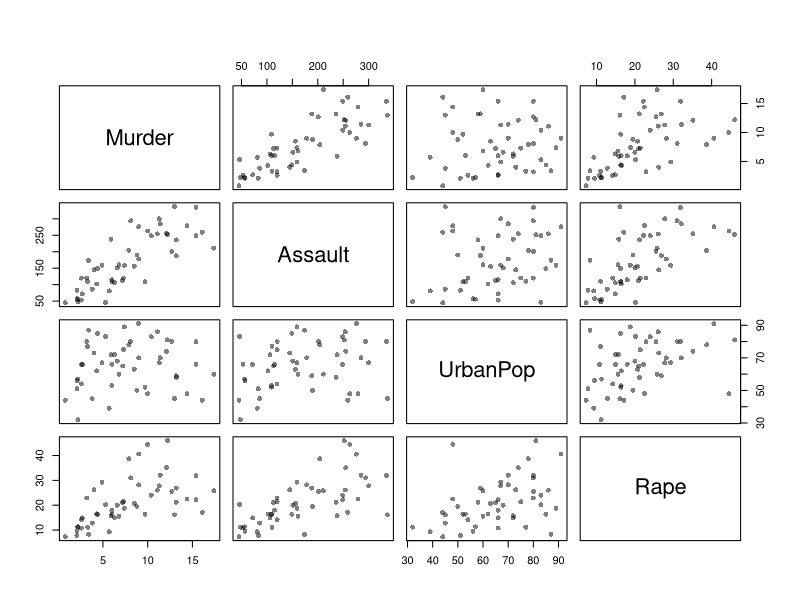
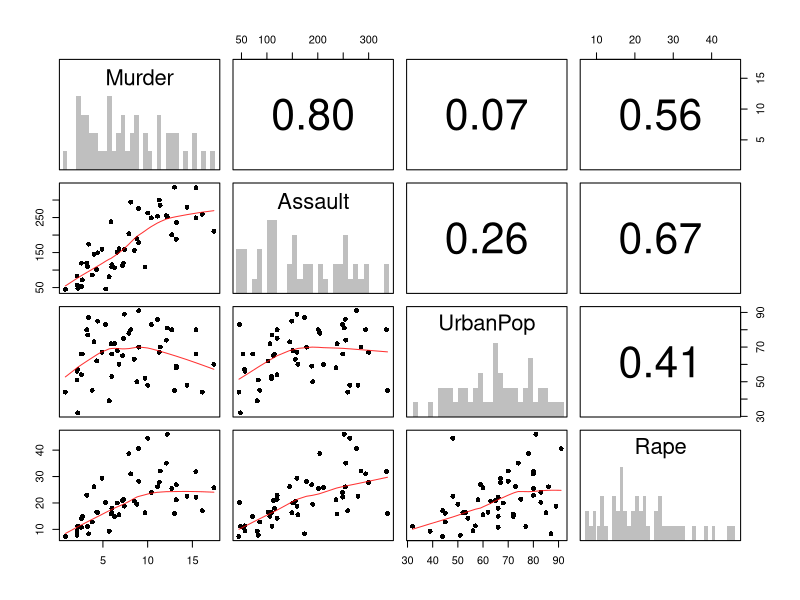
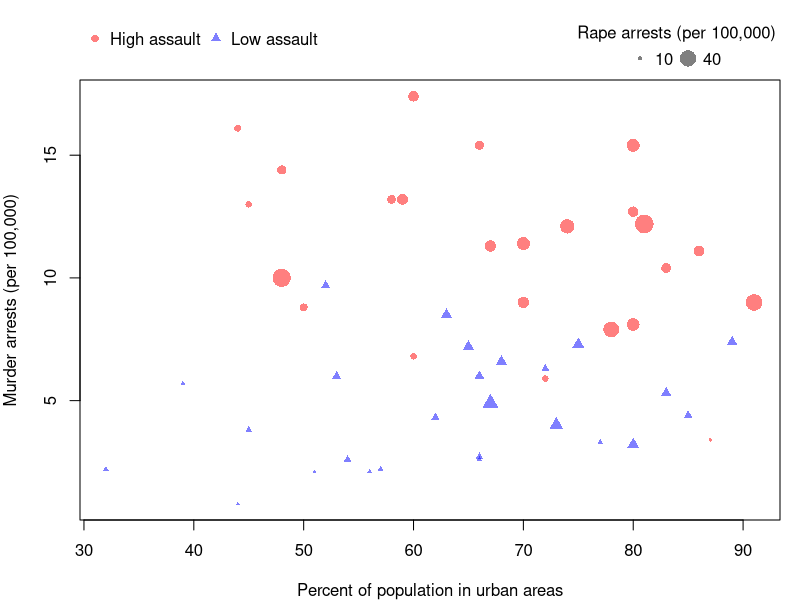
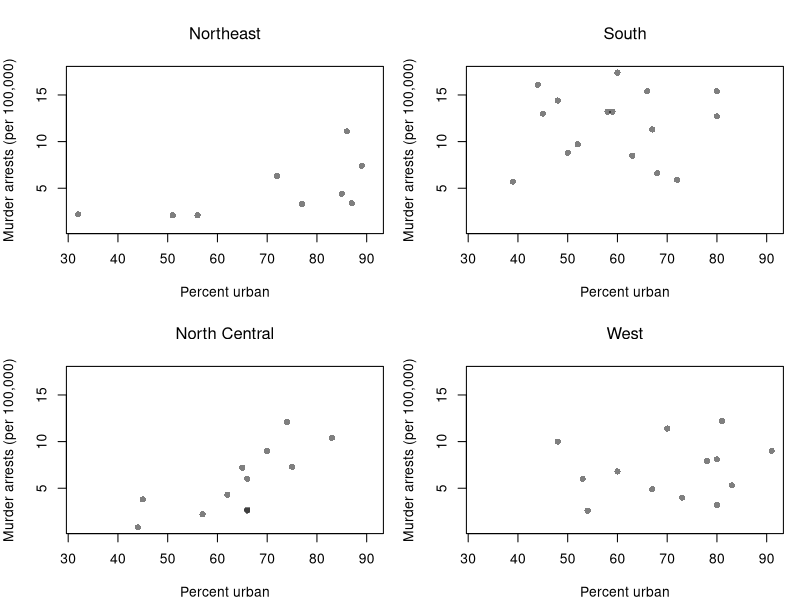
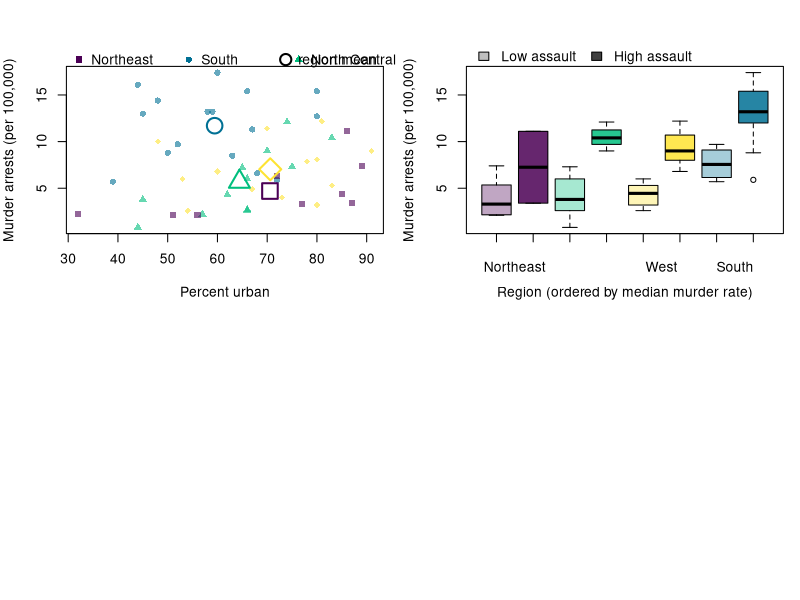
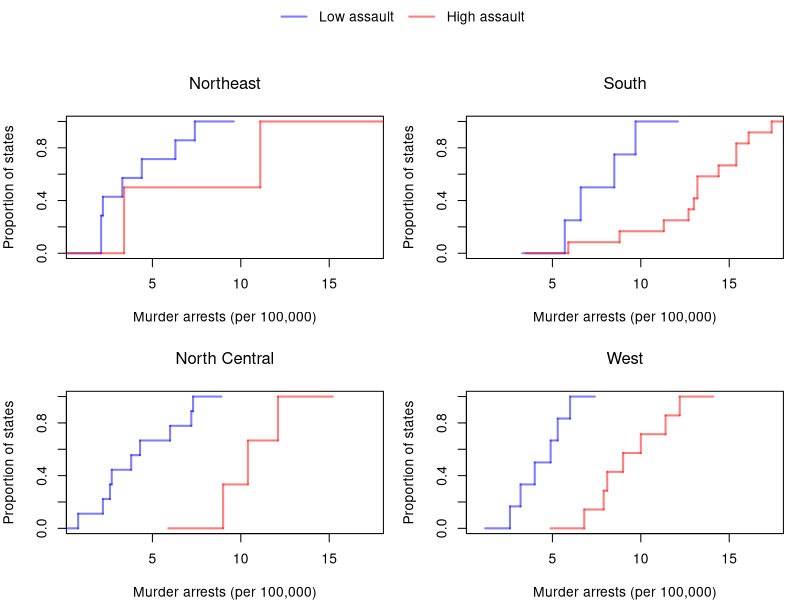

Write the R code that produced these figures, in order.
## ---- chunk 1
# Three factors: Admit (2 levels), Gender (2 levels), Dept (6 levels)
dim(UCBAdmissions)
dimnames(UCBAdmissions)

# ftable() flattens the table so it prints on one page
ftable(UCBAdmissions, row.vars=c('Dept', 'Gender'), col.vars='Admit')
## ---- chunk 2
# Joint distribution over all 24 cells
n <- sum(UCBAdmissions)
p_xyz <- UCBAdmissions / n

# Collapse over Dept to get the two-way distribution of Admit and Gender
p_xy <- margin.table(p_xyz, c(1, 2))
round(p_xy, 3)

# Collapse further to the marginal distribution of Gender
round(margin.table(p_xyz, 2), 3)
## ---- chunk 3
# Build the same table from a small data frame, one row per worker
xy0_hat <- data.frame(
    sex=rep(c('man', 'woman'), c(14, 6)),
    degree=c(rep(c('no', 'yes'), c(8, 6)), rep(c('no', 'yes'), c(2, 4))),
    promoted=c(rep(c(1, 0), c(2, 6)), rep(c(1, 0), c(4, 2)),
        rep(c(1, 0), c(1, 1)), rep(c(1, 0), c(3, 1))))
tab <- table(xy0_hat)
ftable(tab, row.vars=c('sex', 'promoted'), col.vars='degree')

# Collapse over degree
round(margin.table(tab / sum(tab), c(1, 3)), 2)
## ---- chunk 4
# Admission rate by Gender, pooling all departments
p_pooled <- prop.table(margin.table(UCBAdmissions, c(1, 2)), margin=2)
round(p_pooled['Admitted', ], 2)

# Admission rate by Gender within each Dept
p_within <- prop.table(UCBAdmissions, margin=c(2, 3))
round(p_within['Admitted', , ], 2)
## ---- chunk 5
# Where did each gender apply? Share of each gender's applications going to each Dept
p_apply <- prop.table(margin.table(UCBAdmissions, c(2, 3)), margin=1)
round(p_apply, 2)

# How selective is each Dept? Admission rate by Dept, pooling genders
p_dept <- prop.table(margin.table(UCBAdmissions, c(1, 3)), margin=2)
round(p_dept['Admitted', ], 2)
## ---- chunk 6
# Store the observed data, one row per state
xy_hat <- USArrests

# Every pair of variables, one panel each
pairs(xy_hat, pch=16, col=grey(0, .5), main=NA)
## ---- chunk 7
# pairs.panels lays out univariate histograms on the diagonal,
# scatterplots in the lower triangle, and correlations in the upper triangle.
psych::pairs.panels(xy_hat,
    hist.col=grey(0, .25), breaks=30, density=FALSE, hist.border=NA, # Diagonal
    ellipses=FALSE, rug=FALSE, smoother=FALSE, pch=16, col=rgb(1, 0, 0, .8) # Lower Triangle
    )
## ---- chunk 8
# Split states at the median assault rate
assault_high <- xy_hat$Assault > median(xy_hat$Assault)
col_high <- rgb(1, 0, 0, .5)
col_low <- rgb(0, 0, 1, .5)
cols <- ifelse(assault_high, col_high, col_low)
pchs <- ifelse(assault_high, 16, 17)

# Scale point size by a fourth variable
sizes <- xy_hat$Rape / max(xy_hat$Rape) * 2.5

# Legends go in the margin above the plot so they cover no points
par(mar=c(4, 4, 4, 1))
plot(Murder ~ UrbanPop, data=xy_hat, pch=pchs, col=cols, cex=sizes,
    xlab='Percent of population in urban areas',
    ylab='Murder arrests (per 100,000)', main=NA)
legend('topleft', inset=c(0, -.14), xpd=TRUE, horiz=TRUE, bty='n',
    legend=c('High assault', 'Low assault'),
    pch=c(16, 17), col=c(col_high, col_low))
legend('topright', inset=c(0, -.14), xpd=TRUE, horiz=TRUE, bty='n',
    title='Rape arrests (per 100,000)', legend=c('10', '40'),
    pch=16, col=grey(0, .5), pt.cex=c(10, 40) / max(xy_hat$Rape) * 2.5)
## ---- chunk 9
# Attach the four-level region factor to the observed data
xy_hat$Region <- state.region
## ---- chunk 10
# One scatterplot per region, on common axes so the panels are comparable
par(mfrow=c(2, 2))
for (r in levels(xy_hat$Region)) {
    xy_r_hat <- xy_hat[xy_hat$Region == r, ]
    plot(Murder ~ UrbanPop, data=xy_r_hat, pch=16, col=grey(0, .5),
        xlim=range(xy_hat$UrbanPop), ylim=range(xy_hat$Murder),
        xlab='Percent urban', ylab='Murder arrests (per 100,000)', main=NA)
    title(r, font.main=1)
}
## ---- chunk 11
# Small filled points: states, by region; large hollow points: region means
reg_cols <- hcl.colors(4, alpha=.6)
reg_pch <- c(15, 16, 17, 18)
reg_pch_hollow <- c(0, 1, 2, 5)
par(mar=c(4, 4, 4, 1))
plot(Murder ~ UrbanPop, data=xy_hat, pch=reg_pch[xy_hat$Region], col=reg_cols[xy_hat$Region],
    xlab='Percent urban', ylab='Murder arrests (per 100,000)', main=NA)
means <- aggregate(cbind(UrbanPop, Murder) ~ Region, data=xy_hat, FUN=mean)
points(means$UrbanPop, means$Murder, pch=reg_pch_hollow, col=hcl.colors(4), cex=2.5, lwd=2)

# Legends in the margin above the plot
legend('topleft', inset=c(0, -.14), xpd=TRUE, horiz=TRUE, bty='n',
    legend=levels(xy_hat$Region), pch=reg_pch, col=hcl.colors(4))
legend('topright', inset=c(0, -.14), xpd=TRUE, bty='n',
    legend='region mean', pch=1, col='black', pt.cex=1.8, pt.lwd=2)
## ---- chunk 12
# Rebuild the pooled means from the cell means and cell sizes
m_men_hat <- (10 * 10 + 30 * 20) / (10 + 30)
m_women_hat <- (30 * 11 + 10 * 21) / (30 + 10)
c(men=m_men_hat, women=m_women_hat)
## ---- chunk 13
# A second factor: assault rate split at the median, same split as Encoding More Variables
xy_hat$AssaultLevel <- factor(ifelse(xy_hat$Assault > median(xy_hat$Assault), 'High assault', 'Low assault'),
    levels=c('Low assault', 'High assault'))
table(xy_hat$Region, xy_hat$AssaultLevel)
## ---- chunk 14
# Region hue stays fixed to each region's identity; shade (light/dark) marks assault level.
# Regions are ordered along the x-axis by their median murder rate.
region_order <- names(sort(tapply(xy_hat$Murder, xy_hat$Region, median)))
xy_hat$RegionOrdered <- factor(xy_hat$Region, levels=region_order)
reg_hues <- setNames(hcl.colors(4), levels(xy_hat$Region))
col_low_shade  <- sapply(reg_hues[region_order], adjustcolor, alpha.f=.35)
col_high_shade <- sapply(reg_hues[region_order], adjustcolor, alpha.f=.85)
box_cols <- as.vector(rbind(col_low_shade, col_high_shade))

par(mar=c(4, 4, 4, 1))
boxplot(Murder ~ AssaultLevel + RegionOrdered, data=xy_hat,
    col=box_cols, xaxt='n',
    xlab='Region (ordered by median murder rate)', ylab='Murder arrests (per 100,000)', main=NA)
axis(1, at=seq(1.5, by=2, length.out=4), labels=region_order, tick=FALSE, line=0.5)
axis(1, at=seq_len(8), labels=FALSE)
legend('topleft', inset=c(0, -.16), xpd=TRUE, horiz=TRUE, bty='n',
    legend=c('Low assault', 'High assault'), fill=c(grey(.75), grey(.25)))
## ---- chunk 15
# One panel per region; within each panel, one ECDF for each assault level
col_high <- rgb(1, 0, 0, .5)
col_low  <- rgb(0, 0, 1, .5)
par(mfrow=c(2, 2), oma=c(0, 0, 3, 0))
for (r in levels(xy_hat$Region)) {
    xy_r_hat <- xy_hat[xy_hat$Region == r, ]
    plot(NULL, xlim=range(xy_hat$Murder), ylim=c(0, 1),
        xlab='Murder arrests (per 100,000)', ylab='Proportion of states', main=NA)
    F_lo_hat <- ecdf(xy_r_hat$Murder[xy_r_hat$AssaultLevel == 'Low assault'])
    F_hi_hat <- ecdf(xy_r_hat$Murder[xy_r_hat$AssaultLevel == 'High assault'])
    plot(F_lo_hat, add=TRUE, col=col_low, lwd=2, verticals=TRUE, do.points=FALSE, col.01line=NA)
    plot(F_hi_hat, add=TRUE, col=col_high, lwd=2, verticals=TRUE, do.points=FALSE, col.01line=NA)
    title(r, font.main=1)
}

# One legend for all four panels, drawn on an invisible full-figure overlay
par(fig=c(0, 1, 0, 1), oma=c(0, 0, 0, 0), mar=c(0, 0, 0, 0), new=TRUE)
plot(0, 0, type='n', bty='n', xaxt='n', yaxt='n')
legend('top', horiz=TRUE, bty='n',
    legend=c('Low assault', 'High assault'), col=c(col_low, col_high), lwd=2)
